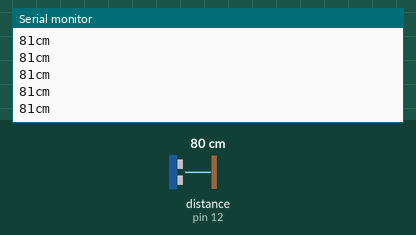
Bench run of a sketch on a simulated Arduino Uno, built with avr-gcc and run on an emulated ATmega328P. On the bench: the last lines printed to the serial monitor. The test bench sets the inputs (shaded band); at power-on: distance to the obstacle (sensor on pin 12) 80 cm. The echo pulse lasts 58.3 µs per cm.

Above: at 1.2 s.
1.3 s: distance to the obstacle (sensor on pin 12) set to 2 cm
At 1.34 s:
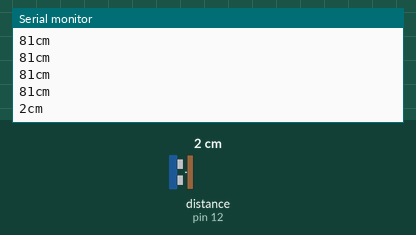
2.8 s: distance to the obstacle (sensor on pin 12) set to 4 cm
At 2.82 s:
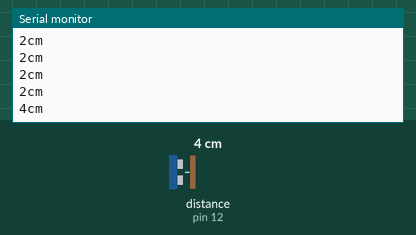
Timing chart, 0 to 5.8 s (numbered marks = the images above; inputs shaded):
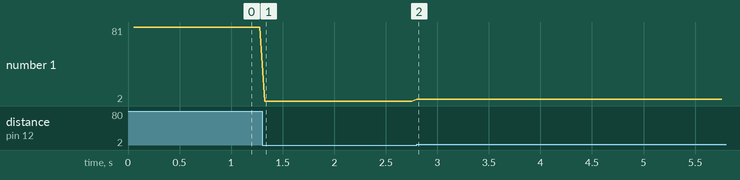

The sketch:

MERALKA_RASSTOANIA.ino
```cpp
#include <NewPing.h>

#define TRIGGER_PIN 11
#define MAX_DISTANCE 200
#define ECHO_PIN 12

NewPing arsen(TRIGGER_PIN, ECHO_PIN, MAX_DISTANCE);

void setup() {
  Serial.begin(2000000);
}

void loop() {
  delay(50);
  unsigned int us = arsen.ping_cm();
  Serial.print(us);
  Serial.println("cm");
}
```

Measured:
- after the input at 1.3 s, the serial monitor: prints a new line at once (image 1)
- after the input at 2.8 s, the serial monitor: prints a new line at once (image 2)
- plotted number 1: 81 → 2 after the input at 1.3 s, 2 → 4 after the input at 2.8 s
